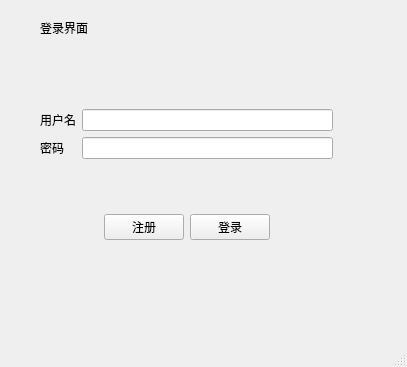
<?xml version="1.0" encoding="UTF-8"?>
<ui version="4.0">
 <class>Login</class>
 <widget class="QMainWindow" name="Login">
  <property name="geometry">
   <rect>
    <x>0</x>
    <y>0</y>
    <width>407</width>
    <height>367</height>
   </rect>
  </property>
  <property name="windowTitle">
   <string>Login</string>
  </property>
  <widget class="QWidget" name="centralwidget">
   <widget class="QLabel" name="label_3">
    <property name="geometry">
     <rect>
      <x>40</x>
      <y>20</y>
      <width>72</width>
      <height>15</height>
     </rect>
    </property>
    <property name="text">
     <string>登录界面</string>
    </property>
   </widget>
   <widget class="QWidget" name="">
    <property name="geometry">
     <rect>
      <x>40</x>
      <y>60</y>
      <width>293</width>
      <height>231</height>
     </rect>
    </property>
    <layout class="QGridLayout" name="gridLayout">
     <item row="0" column="0">
      <layout class="QVBoxLayout" name="verticalLayout_3">
       <item>
        <layout class="QHBoxLayout" name="horizontalLayout">
         <item>
          <layout class="QVBoxLayout" name="verticalLayout">
           <item>
            <widget class="QLabel" name="label">
             <property name="text">
              <string>用户名</string>
             </property>
            </widget>
           </item>
           <item>
            <widget class="QLabel" name="label_2">
             <property name="text">
              <string>密码</string>
             </property>
            </widget>
           </item>
          </layout>
         </item>
         <item>
          <layout class="QVBoxLayout" name="verticalLayout_2">
           <item>
            <widget class="QLineEdit" name="lineEdituser"/>
           </item>
           <item>
            <widget class="QLineEdit" name="lineEditpwd"/>
           </item>
          </layout>
         </item>
        </layout>
       </item>
      </layout>
     </item>
     <item row="1" column="0">
      <layout class="QHBoxLayout" name="horizontalLayout_3">
       <item>
        <spacer name="horizontalSpacer">
         <property name="orientation">
          <enum>Qt::Horizontal</enum>
         </property>
         <property name="sizeHint" stdset="0">
          <size>
           <width>40</width>
           <height>20</height>
          </size>
         </property>
        </spacer>
       </item>
       <item>
        <layout class="QHBoxLayout" name="horizontalLayout_2">
         <item>
          <widget class="QPushButton" name="registor">
           <property name="text">
            <string>注册</string>
           </property>
          </widget>
         </item>
         <item>
          <widget class="QPushButton" name="login">
           <property name="text">
            <string>登录</string>
           </property>
          </widget>
         </item>
        </layout>
       </item>
       <item>
        <spacer name="horizontalSpacer_2">
         <property name="orientation">
          <enum>Qt::Horizontal</enum>
         </property>
         <property name="sizeHint" stdset="0">
          <size>
           <width>40</width>
           <height>20</height>
          </size>
         </property>
        </spacer>
       </item>
      </layout>
     </item>
    </layout>
   </widget>
  </widget>
  <widget class="QMenuBar" name="menubar">
   <property name="geometry">
    <rect>
     <x>0</x>
     <y>0</y>
     <width>407</width>
     <height>26</height>
    </rect>
   </property>
  </widget>
  <widget class="QStatusBar" name="statusbar"/>
 </widget>
 <resources/>
 <connections/>
</ui>
